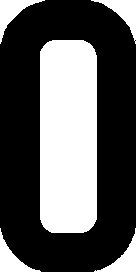
#> input picture plategen/char_black/0.jpg, 136 x 272 px; its folder holds only this picture in this run
$ python plategen.py
#> lines starting #> are read from the running program, lines starting #| are printed output that depends on the picture
#!/usr/bin/env python
# coding: utf-8

# # Taiwan License Plate Generator

# In[1]:


import cv2
import numpy as np
import matplotlib.pyplot as plt
from random import choices, randint
from glob import glob


# In[96]:


class TaiwanLicensePlateGenerator:
    # New SPEC
    CAR_PLATE_W = 380 #380mm 車牌寬
    CAR_PLATE_H = 160 #160mm 車牌高
    CAR_PLATE_P = int(CAR_PLATE_W/2)-CAR_PLATE_H #湊成 2:1 (w:h) 需要的 padding
    CAR_CHAR_AMT = 7 #字元數 (不含 '-'；'-' 另計)
    CAR_SEP_POS = 3 #count from 0 ('-' 位置)
    CAR_CHAR_W = 46 #暫估, 用尺量出來的
    CAR_CHAR_H = 90 #暫估, 用尺量出來的
    CAR_SEP_W = 10 #暫估, 用尺量出來的
    CAR_BORDER = 5 # 暫估, 車牌邊寬

    CHAR_PATH = 'char_black'
    SEP_FILE = 'char_s/-.jpg'
    BORDER_FILE = 'car_plate_border.png'

    chars = None
    images = None
    border = None
    v = False #verbose

    def __init__(self, char_path, sep_file, border_file, v=False):
        c_p = self.CHAR_PATH if char_path is None else char_path
        s_f = self.SEP_FILE if sep_file is None else sep_file
        b_f = self.BORDER_FILE if border_file is None else border_file
        self.v = v

        # Load chars & seperator
        self._preload_chars(c_p, s_f)

        # load plate border
        b = cv2.imread(b_f)
        self.border = cv2.resize(b,(self.CAR_PLATE_W, self.CAR_PLATE_H))

    def _preload_chars(self, path, sep_fn):
#> called with path = 'char_black', sep_fn = 'char_s/-.jpg'
        self.images = []
        self.chars = []
        files = glob(path + '/*.[jp][pn]g')
        for f in files:
            img = cv2.imread(f)
#> img is the input picture: shape (272, 136, 3); min 0, max 255, mean 90.9
            img = cv2.resize(img, (self.CAR_CHAR_W, self.CAR_CHAR_H))
#> img: shape (90, 46, 3)
            self.images.append(img)
            self.chars.append(f[-5])

        img = cv2.imread(sep_fn)
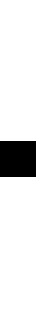
#> input picture plategen/char_s/-.jpg, 36 x 318 px
#> img is the input picture: shape (318, 36, 3); min 0, max 255, mean 226.1
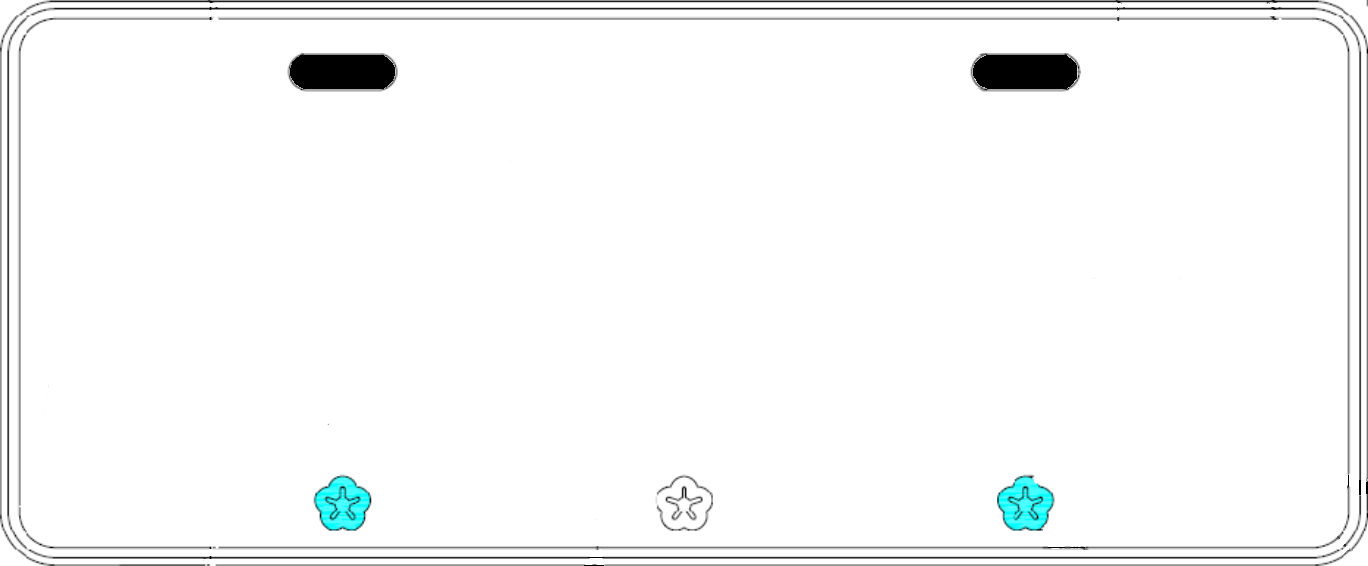
#> input picture plategen/border/car_plate_border.png, 1368 x 566 px
#> in __init__, b is the input picture: shape (566, 1368, 3); mean B, G, R 248, 248, 246.9
        img = cv2.resize(img, (self.CAR_SEP_W, self.CAR_CHAR_H))
        self.images.append(img)
        self.chars.append(sep_fn[-5])

        if self.v:
            print(f'{len(self.chars)} chars {self.chars} is loadeded')

    def gen_plate(self, num=1, method='affine'):
#> called with num = 1, method = 'perspective'
        plates = []
        labels = []
        content_w = self.CAR_PLATE_W-self.CAR_BORDER*2 #字面寬，不算車牌邊
        content_start = int((self.CAR_PLATE_H-self.CAR_CHAR_H)/2) #字開始高度
        spacing = int((content_w-self.CAR_CHAR_W*self.CAR_CHAR_AMT-self.CAR_SEP_W) / (self.CAR_CHAR_AMT+2)) #字與字間隔
        first = int((content_w-self.CAR_CHAR_W*self.CAR_CHAR_AMT-self.CAR_SEP_W-spacing*self.CAR_CHAR_AMT) / 2) #頭尾字與旁邊間隔

        for n in range(num):
            content = np.full((self.CAR_CHAR_H, content_w, 3), 255, dtype=np.uint8)
            cs = choices(range(len(self.chars)-1), k=self.CAR_CHAR_AMT) # chars 最後一個是 seperator
            p = first
            s = ''
            for i, c in enumerate(cs):
                #seperator
                if i == self.CAR_SEP_POS:
                    s += self.chars[-1]
                    content[:,p:p+self.CAR_SEP_W,:] = self.images[-1]
                    p += (self.CAR_SEP_W+spacing)

                #chars
                s += self.chars[c]
                content[:,p:p+self.CAR_CHAR_W,:] = self.images[c]
                p += (self.CAR_CHAR_W+spacing)

            labels.append(s)

            # 車牌組裝與變化
            content[content==0] = randint(0, 150) #變化字的顏色
            lp = self._screw(self.border) #底牌加螺絲
            lp[content_start:content_start+self.CAR_CHAR_H,self.CAR_BORDER:-self.CAR_BORDER,:] = content #字組底牌
            lp_padding = self._pad(lp) # padding
            m = self._affine(lp_padding) if method == 'affine' else self._perspective(lp_padding) #變形
            m = self._noise(m) #雜訊
            m = self._blur(m) #模糊
            m = self._brighten(m) #亮度
            m = self._crop(m) #裁切, 偏移
            plates.append(m)
#> this loop made 1 pass
#> pass 1, in _perspective, `per = cv2.warpPerspective(img, M, (w, h), borderMode=cv2.BORDER_REPLIC..`:
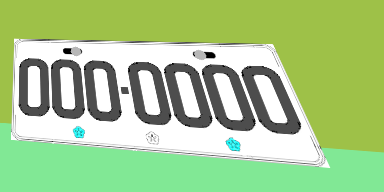
#> per: shape (192, 384, 3); mean B, G, R 140.5, 200.9, 166.5
#> pass 1, in _noise, `m = img + np.random.normal(0, 20, img.shape)`:
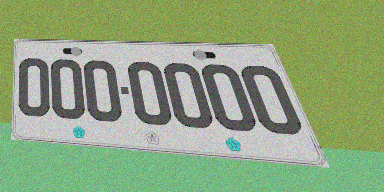
#> m: shape (192, 384, 3) float64; mean B, G, R 140.4, 201, 166.6; drawn with min black and max white
#> after the loop:
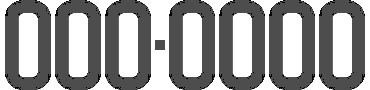
#> content: shape (90, 370, 3); min 1, max 255, mean 152.4
#> after the loop:
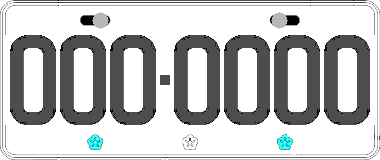
#> lp: shape (160, 380, 3); mean B, G, R 191.5, 191.5, 190.5
#> after the loop, labels = ['000-0000']; plates = 1 item

        if self.v:
            print(f'{len(plates):,} car plates is generated')
#| 1 car plates is generated

        return plates, labels

    # padding
    def _pad(self, img):
        r = choices(range(0,255+1), k=6)
        padding_color1 = (r[0], r[1], r[2])
        padding_color2 = (r[3], r[4], r[5])
        PAD_W = self.CAR_PLATE_W+4 # 兩邊各補兩個 bit 讓顏色可以在 BORDER_REPLICATE on affine or perspective 作用
        PAD_H = int(PAD_W/2)
        lp_padding = np.full((PAD_H, PAD_W, 3), padding_color1, dtype=np.uint8)
        if randint(0,1): # 決定是否模擬分隔線
            r = int(PAD_H/5) #定義分隔線可能出現的上下界，避免太高或太低，以免沒隔過車牌
            pos = randint(r, PAD_H-r)
            lp_padding[:pos,:,:] = padding_color2
        lp_padding[int(self.CAR_PLATE_P/2)+1:int(self.CAR_PLATE_P/2)+1+self.CAR_PLATE_H, 2:-2, :] = img

        return lp_padding

    #加螺絲
    def _screw(self, img): # 注意， call by reference, 不能直接改 img
        b = img.copy()
        k = randint(0,17)
        start_L = 85 #85~102
        start_R = 294 #294~277
        height = 20
        pos_L = (start_L+k, height)
        pos_R = (start_R-k, height)
        radio = 8
        color = randint(0,255) #(192,192,192) #silver
        cv2.circle(b, pos_L, radio, (color,color,color), -1) #cv2.circle 會直接改圖，不用 return
        cv2.circle(b, pos_R, radio, (color,color,color), -1) #(color,)*3 會比較慢

        return b

    #變形
    def _perspective(self, img, rh=0.3, rw=0.35):
        h, w, _ = img.shape

        pts1 = np.float32([[0, 0], [0, h], [w, 0], [w, h]])
        dh = choices(range(0, int(h*rh)+1), k=4)
        dw = choices(range(0, int(w*rw)+1), k=4)
        pts2 = np.float32([[dw[0], dh[0]], [dw[1], h-dh[1]], [w-dw[2], dh[2]], [w-dw[3], h-dh[3]]])
        M = cv2.getPerspectiveTransform(pts1, pts2)
        per = cv2.warpPerspective(img, M, (w, h), borderMode=cv2.BORDER_REPLICATE)

        return per

    #變形
    def _affine(self, img, begin=0, end=70):
        w, h, _ = img.shape
        pts1 = np.float32([[0, 0], [0, w], [h, 0]])
        r = choices(range(begin, end+1), k=6)
        pts2 = np.float32([[r[0], r[1]], [r[2], w-r[3]], [h-r[4], r[5]]])
        M = cv2.getAffineTransform(pts1, pts2)
        aff = cv2.warpAffine(img, M, (h, w), borderMode=cv2.BORDER_REPLICATE)

        return aff

    #模糊
    def _blur(self, img):
        blur_value = randint(0, 5) * 2 + 1
        blu = cv2.blur(img, (blur_value, blur_value))

        return blu

    #雜訊
    def _noise(self, img):
        m = img + np.random.normal(0, 20, img.shape)
        m[m<0] = 0
        m[m>255] = 255

        return m.astype(np.uint8)

    # 亮度
    def _brighten(self, img):
        bri = cv2.cvtColor(img, cv2.COLOR_BGR2HSV)
        bri = np.array(bri, dtype=np.float64)
        random_bright = .4 + np.random.uniform()
        bri[:, :, 2] = bri[:, :, 2] * random_bright
        bri[:, :, 2][bri[:, :, 2] > 255] = 255
        bri = np.array(bri, dtype=np.uint8)
        bri = cv2.cvtColor(bri, cv2.COLOR_HSV2BGR)

        return bri

    # 裁切, 至多 20%; 偏移
    def _crop(self, img):
        f = int(img.shape[0]/10)
        [dh1, dh2] = choices(range(0, f+1), k=2)
        dw = (dh1+dh2)*2 #為維持 1:2
        dw1 = randint(0, dh1+dh2)
        dw2 = dw-dw1
        cro = img[dh1:img.shape[0]-dh2, dw1:img.shape[1]-dw2]

        return cro


# In[97]:


if __name__ == "__main__":
    import os
    import argparse
    from time import time
    from sys import argv

    now = time()
    parser = argparse.ArgumentParser()
    parser.add_argument("-p", "--path", help="output plate path", type=str, default="./temp")
    parser.add_argument("-n", "--num", help="output plate number", type=int, default=1)
    # 避掉 jupyter notebook exception
    if argv[0][-21:] == 'ipykernel_launcher.py':
        args = parser.parse_args(args=[])
    else:
        args = parser.parse_args()

    path = args.path
    if not os.path.isdir(path):
        os.mkdir(path)
    g = TaiwanLicensePlateGenerator('char_black', 'char_s/-.jpg', 'border/car_plate_border.png', True)
    plates, labels = g.gen_plate(args.num, 'perspective')
#> plates = 1 item; labels = ['000-0000']
    for plate, label in zip(plates, labels):
        cv2.imwrite(path+'/'+label+'.jpg', plate)
#> this loop made 1 pass
#> pass 1, `cv2.imwrite(path+'/'+label+'.jpg', plate)`:
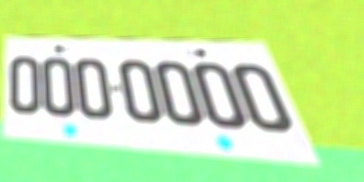
#> saved as 000-0000.jpg: shape (182, 364, 3); mean B, G, R 163.8, 233.2, 197.4
    print(f'output to {path} for overall {time()-now:.2f} secs')


# In[ ]:
